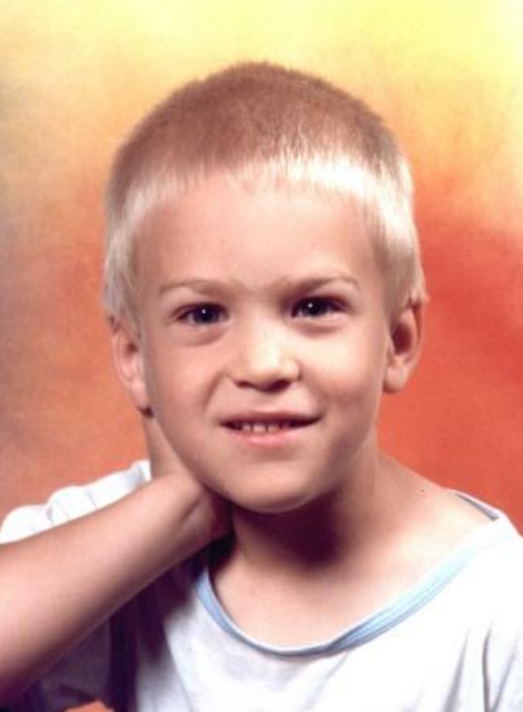
#> input picture Zadanie_3/Fotky/Chlapec/Obrázok.png, 523 x 712 px
$ python -i Zadanie_3.py   (imports and definitions only)
#> lines starting #> are read from the running program, lines starting #| are printed output that depends on the picture
#> further down, picture is the input picture: shape (712, 523, 3); mean B, G, R 143.7, 163.6, 211.6
#> in manual_equalize_color, `ycrcb = cv2.cvtColor(bgr, cv2.COLOR_BGR2YCrCb)`: ycrcb: shape (712, 523, 3); mean of channels 0, 1, 2 175.7, 153.6, 110
"""
Zadanie 3 – Skupina D: Histogramové metódy a zlepšenie kontrastu
=================================================================
Manuálna implementácia (NumPy) + porovnanie s OpenCV.

OpenCV sa používa IBA na:
  - načítanie / zobrazenie obrazu
  - konverziu farebných priestorov
  - porovnávacie (referenčné) výpočty

Adresár s obrázkami: ./Fotky
"""

import cv2
import numpy as np
import matplotlib.pyplot as plt
import os
import glob
import time

# ============================================================
# 0.  NAČÍTANIE OBRÁZKA
# ============================================================
IMAGES_DIR = "./Fotky"

# [32 lines left out: functions load_image, manual_histogram, not called in this run]


def manual_histogram_fast(channel: np.ndarray) -> np.ndarray:
    """Rýchlejšia verzia cez np.bincount (stále manuálne, žiadne cv2)."""
    flat = channel.ravel().astype(np.intp)
    hist = np.bincount(flat, minlength=256)
#> hist = 256 values, max 10617 at index 255, min 0 at index 0, mean 1454.6
    return hist.astype(np.int64)


# [6 lines left out: function manual_histogram_rgb, not called in this run]


# ============================================================
# 2.  MANUÁLNA HISTOGRAMOVÁ EKVALIZÁCIA
# ============================================================

def manual_equalize_gray(gray: np.ndarray) -> np.ndarray:
    """
    Klasická histogramová ekvalizácia jednokanálového obrazu.
    Kroky:
      1) histogram
      2) kumulatívny súčet (CDF)
      3) normalizácia CDF na rozsah [0, 255]
      4) look-up tabuľka (LUT)
    """
    hist = manual_histogram_fast(gray)
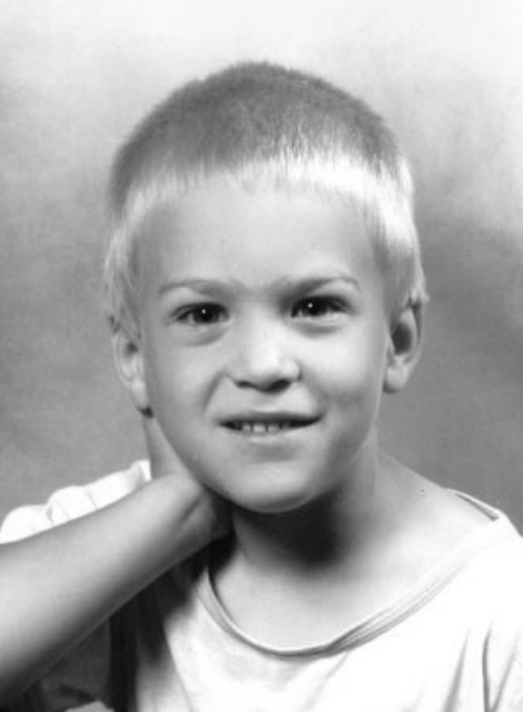
#> gray: shape (712, 523); min 4, max 255, mean 175.7
    cdf = np.cumsum(hist)                       # kumulatívny histogram
#> cdf = 256 values from 0 to 372376
    cdf_min = cdf[cdf > 0].min()                # prvá nenulová hodnota
#> cdf_min = 1
    total = gray.size                            # počet pixelov
#> total = 372376

    # LUT: normalizácia
    denom = total - cdf_min
#> denom = 372375
    if denom == 0:
        # obraz je konštantný
        return gray.copy()

    lut = ((cdf - cdf_min) / denom * 255.0 + 0.5).astype(np.uint8)
#> lut = 256 values from 0 to 255
    # namapovanie
    result = lut[gray]
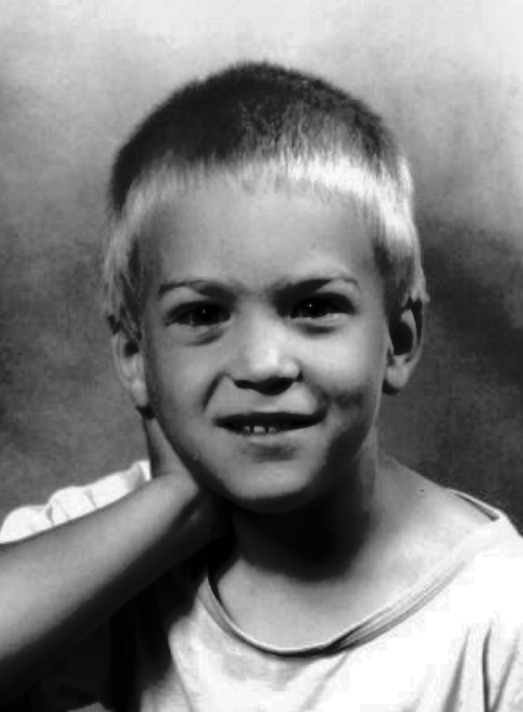
#> result: shape (712, 523); min 0, max 255, mean 128.3
    return result


def manual_equalize_color(bgr: np.ndarray) -> np.ndarray:
    """
    Histogramová ekvalizácia farebného obrazu.
    Konvertuje do YCrCb, ekvalizuje Y kanál, konvertuje späť.
    (cv2.cvtColor je povolená podľa zadania)
    """
    ycrcb = cv2.cvtColor(bgr, cv2.COLOR_BGR2YCrCb)
    ycrcb[:, :, 0] = manual_equalize_gray(ycrcb[:, :, 0])
#> ycrcb: shape (712, 523, 3); mean of channels 0, 1, 2 128.3, 153.6, 110
    return cv2.cvtColor(ycrcb, cv2.COLOR_YCrCb2BGR)
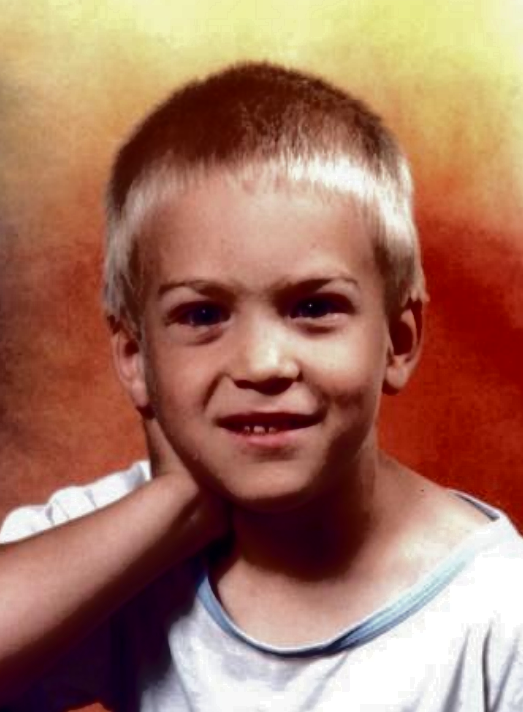
#> returned value: shape (712, 523, 3); mean B, G, R 96.8, 116.7, 164.3


# ============================================================
# 3.  MANUÁLNA CLAHE
# ============================================================

# [172 lines left out: functions _clip_histogram, _equalize_hist_from_clipped, manual_clahe, manual_clahe_fast, not called in this run]


# ============================================================
# 4.  OPENCV REFERENČNÉ FUNKCIE (na porovnanie)
# ============================================================

def opencv_histogram(channel: np.ndarray) -> np.ndarray:
    return cv2.calcHist([channel], [0], None, [256], [0, 256]).ravel().astype(np.int64)


def opencv_equalize_gray(gray: np.ndarray) -> np.ndarray:
    return cv2.equalizeHist(gray)


def opencv_equalize_color(bgr: np.ndarray) -> np.ndarray:
    ycrcb = cv2.cvtColor(bgr, cv2.COLOR_BGR2YCrCb)
    ycrcb[:, :, 0] = cv2.equalizeHist(ycrcb[:, :, 0])
    return cv2.cvtColor(ycrcb, cv2.COLOR_YCrCb2BGR)


# [128 lines left out: functions opencv_clahe_gray, plot_histogram_comparison, plot_rgb_histogram, plot_equalization_comparison, plot_clahe_comparison, not called in this run]


def plot_color_equalization(bgr):
    """Porovnanie farebnej ekvalizácie."""
    eq_man = manual_equalize_color(bgr)
    eq_cv  = opencv_equalize_color(bgr)

    fig, axes = plt.subplots(1, 3, figsize=(16, 5))
    axes[0].imshow(cv2.cvtColor(bgr, cv2.COLOR_BGR2RGB))
    axes[0].set_title("Pôvodný (farebný)")
    axes[1].imshow(cv2.cvtColor(eq_man, cv2.COLOR_BGR2RGB))
    axes[1].set_title("Manuálna ekvalizácia")
    axes[2].imshow(cv2.cvtColor(eq_cv, cv2.COLOR_BGR2RGB))
    axes[2].set_title("OpenCV ekvalizácia")
    for ax in axes:
        ax.axis('off')

    diff = np.mean(np.abs(eq_man.astype(int) - eq_cv.astype(int)))
#> diff = 0
    fig.suptitle(f"Farebná histogramová ekvalizácia  |  Priem. abs. rozdiel: {diff:.2f}",
                 fontsize=12)
    plt.tight_layout()
    return fig


# ============================================================
# 6.  HLAVNÝ PROGRAM
# ============================================================

# [63 lines left out: function main, not called in this run]


# [2 lines not run here, left out]

>>> import cv2
>>> picture = cv2.imread('Fotky/Chlapec/Obrázok.png')
>>> result = plot_color_equalization(picture)
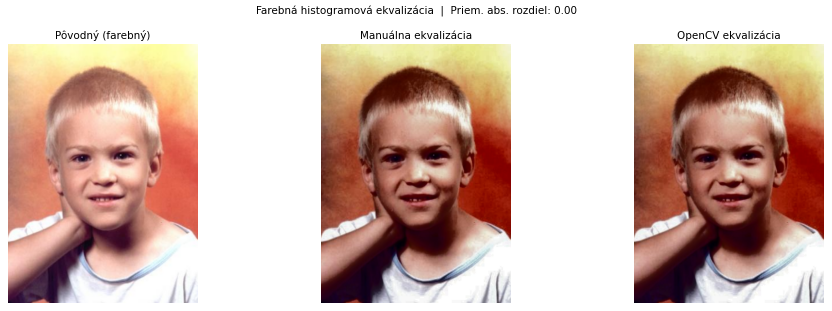
#> figure drawn by matplotlib, 3 panels
